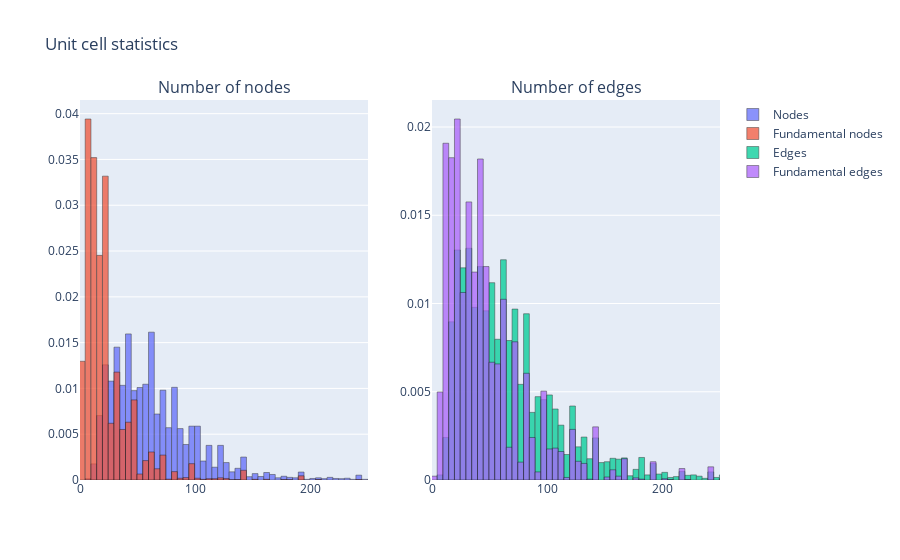

The cell this chart's notebook holds for it:
### Markdown cell above
By using fundamental representation, the number of nodes in a resulting graph is reducing.

### Code cell
fig = make_subplots(
    rows=1, cols=2, 
    subplot_titles=("Number of nodes", "Number of edges", "Fundamental nodes", "Fundamental edges")
)
marker_dict = {'line':{'color':'black', 'width':0.5}}

hist_data = [num_nodes, num_fundamental_nodes]

fig.add_histogram(
    x=df['num_nodes'], histnorm='probability density',
    name='Nodes', row=1, col=1, marker=marker_dict
)
fig.add_histogram(
    x=df['num_fundamental_nodes'], nbinsx=100, histnorm='probability density',
    name='Fundamental nodes', row=1, col=1, marker=marker_dict
)
fig.add_histogram(
    x=df['num_edges'], histnorm='probability density',
    name='Edges', row=1, col=2, marker=marker_dict, 
)
fig.add_histogram(
    x=df['num_fundamental_edges'], histnorm='probability density',
    name='Fundamental edges', row=1, col=2, marker=marker_dict, 
)
fig.update_layout(barmode='overlay')
fig.update_traces(opacity=0.75)
fig.update_layout(xaxis_range=[0,250])
fig.update_layout(xaxis2_range=[0,250])
fig.update_layout(title='Unit cell statistics')
fig

### Figure 1 — Plotly figure (JSON) as saved in the notebook; plotly's stock layout.template omitted (floating-point values rounded to 4 significant figures; data arrays with more than 128 entries replaced by an {"elided": "..."} marker saying what was removed)
{"data": [{"histnorm": "probability density", "marker": {"line": {"color": "black", "width": 0.5}}, "name": "Nodes", "opacity": 0.75, "type": "histogram", "x": {"elided": "8301 int values"}, "xaxis": "x", "yaxis": "y"}, {"histnorm": "probability density", "marker": {"line": {"color": "black", "width": 0.5}}, "name": "Fundamental nodes", "nbinsx": 100, "opacity": 0.75, "type": "histogram", "x": {"elided": "8301 int values"}, "xaxis": "x", "yaxis": "y"}, {"histnorm": "probability density", "marker": {"line": {"color": "black", "width": 0.5}}, "name": "Edges", "opacity": 0.75, "type": "histogram", "x": {"elided": "8301 int values"}, "xaxis": "x2", "yaxis": "y2"}, {"histnorm": "probability density", "marker": {"line": {"color": "black", "width": 0.5}}, "name": "Fundamental edges", "opacity": 0.75, "type": "histogram", "x": {"elided": "8301 int values"}, "xaxis": "x2", "yaxis": "y2"}], "layout": {"annotations": [{"font": {"size": 16}, "showarrow": false, "text": "Number of nodes", "x": 0.225, "xanchor": "center", "xref": "paper", "y": 1, "yanchor": "bottom", "yref": "paper"}, {"font": {"size": 16}, "showarrow": false, "text": "Number of edges", "x": 0.775, "xanchor": "center", "xref": "paper", "y": 1, "yanchor": "bottom", "yref": "paper"}], "barmode": "overlay", "title": {"text": "Unit cell statistics"}, "xaxis": {"anchor": "y", "domain": [0, 0.45], "range": [0, 250]}, "xaxis2": {"anchor": "y2", "domain": [0.55, 1], "range": [0, 250]}, "yaxis": {"anchor": "x", "domain": [0, 1]}, "yaxis2": {"anchor": "x2", "domain": [0, 1]}}}
